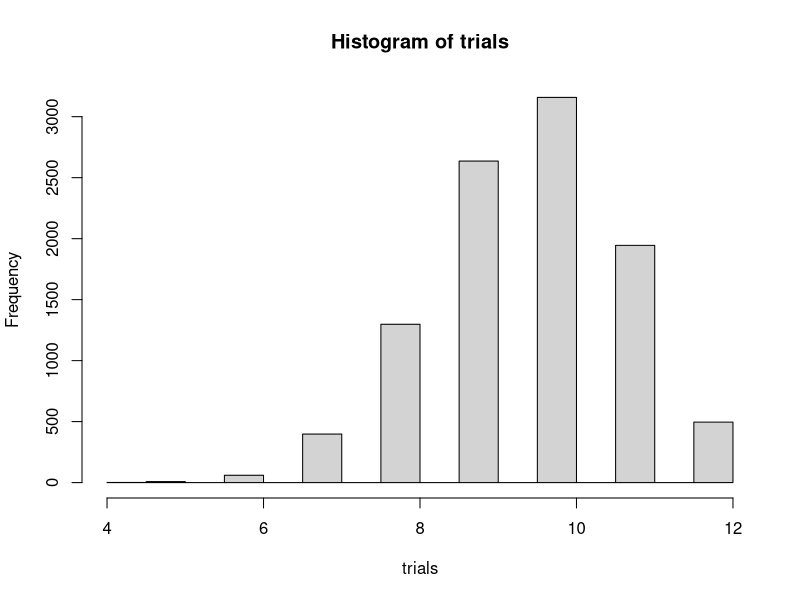

The R script that drew this image:
## ---- chunk 1
knitr::opts_chunk$set(echo = FALSE)
## ---- chunk 2
library(limma)
## ---- chunk 3
#see ?rhyper for argument definition
trials <- rhyper(10000,40,10,12)
hist(trials)
## ---- chunk 4
table(trials)
## ---- chunk 5
table(trials)/10000

## ---- chunk 6
cumsum(table(trials)/10000)
1-cumsum(table(trials)/10000)
## ---- chunk 7
df <- data.frame(Selection_in = c(8,4), Selection_out = c(2,26))
rownames(df) <- c("Grey_in", "Grey_out")
df
## ---- chunk 8
df <- data.frame(Selection_in = c("a","c","a+c"), Selection_out = c("b","d","b+d"), RowTotal = c("a +b","c+d","a+b+c+d (=n)"))
rownames(df) <- c("Grey_in", "Grey_out","Column Total")
df
